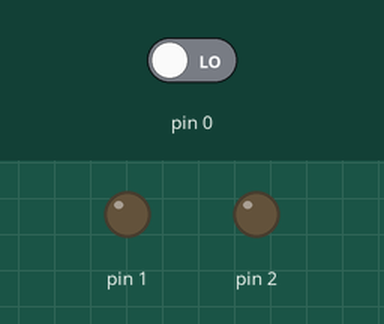
Recording of a sketch running on a simulated Arduino Uno, built with avr-gcc and run on an emulated ATmega328P. Shown: output pins drawn as LEDs (lit = HIGH). The test bench sets the inputs (shaded band); at power-on: pin 0 LOW.

Above: at 1.2 s.
1.3 s: pin 0 driven HIGH
At 1.9 s:
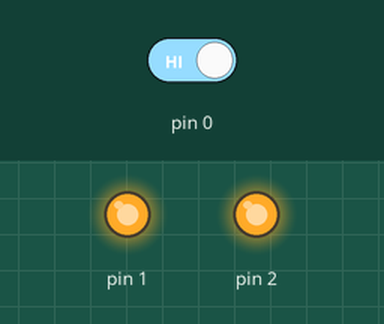
2.8 s: pin 0 driven LOW
At 3.1 s:
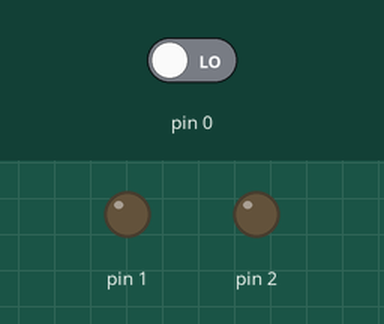
Timing chart, 0 to 5.8 s (numbered marks = the images above; inputs shaded):
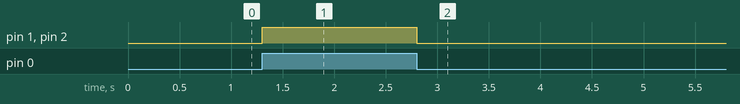

The sketch:

Code_Arduino_Led.ino
```cpp
int buttonStatus; // Variable declare to store status of digitalWrite
void setup() {
pinMode(1, OUTPUT);
pinMode(2, OUTPUT);
pinMode(0, INPUT);
}
void loop()
{
buttonStatus = digitalRead(0);
if (buttonStatus == HIGH)
{
digitalWrite(1, HIGH);
digitalWrite(2, HIGH);
}
else
{
digitalWrite(1, LOW);
digitalWrite(2, LOW);
}
} 
```

Measured:
- after the input at 1.3 s, pin 1, pin 2: LOW → HIGH at once
- after the input at 2.8 s, pin 1, pin 2: HIGH → LOW at once
